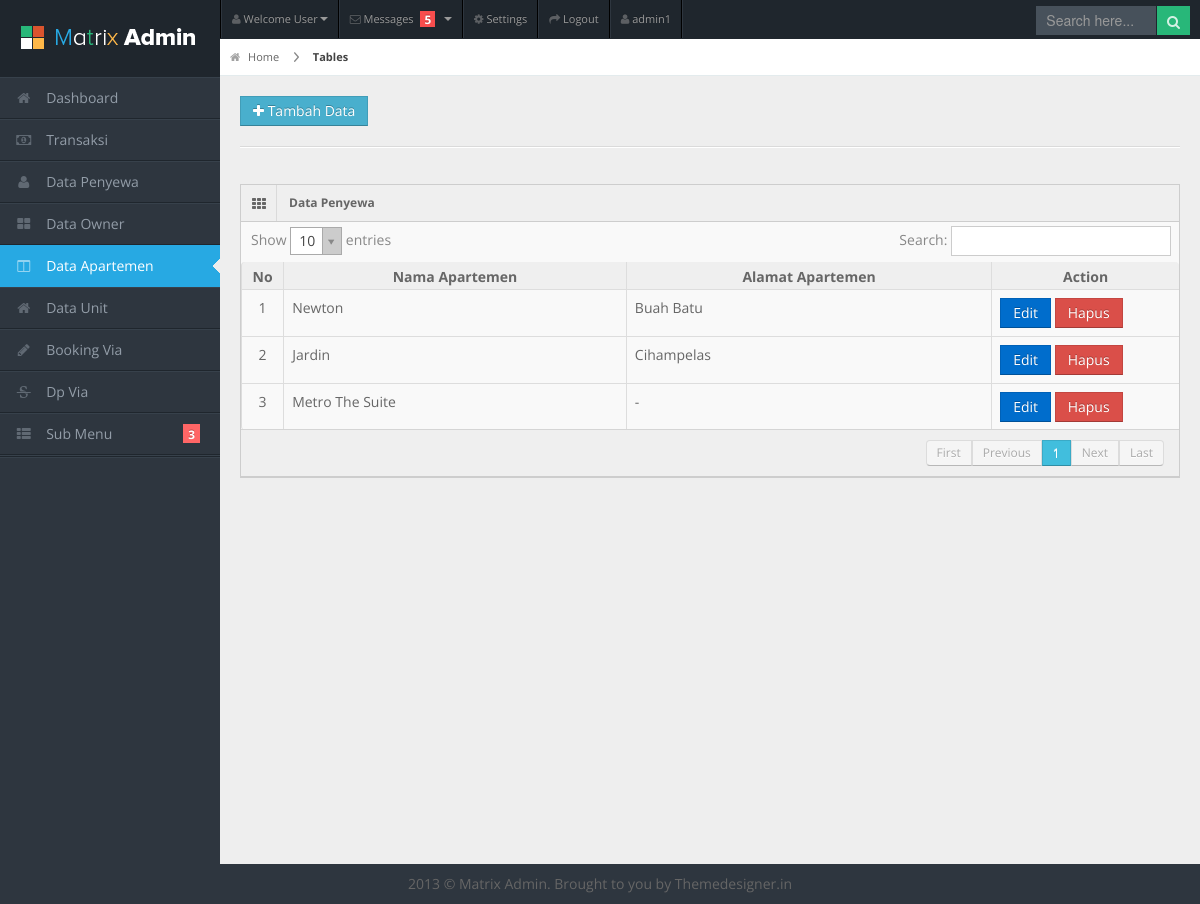
/apartemen.php (signed in), run on an earlier commit of the app's database.
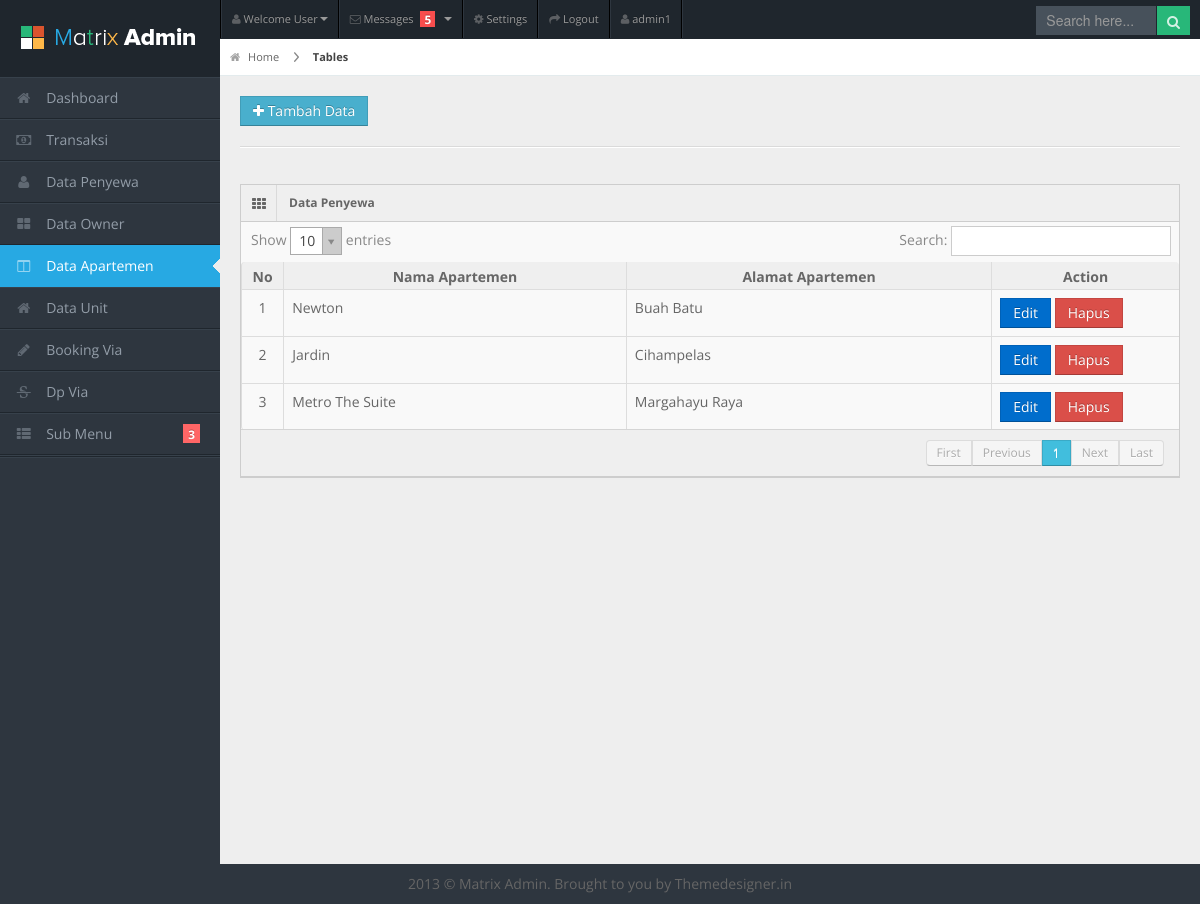
And on a later commit of the database.
### tables this page shows
CREATE TABLE `tb_apt` (
  `kd_apt` int(4) NOT NULL,
  `nama_apt` varchar(30) NOT NULL,
  `alamat_apt` varchar(50) NOT NULL
);

### proses/proses.php (called while the page is built, shortened)
<?php
class Proses{
  public function __construct(){
    $this->db = new PDO('mysql:host=localhost;dbname=db_keuangan_cozzal','root','');
  }
  public function showApartemen(){
	$sql = "SELECT * FROM tb_apt";
	$query = $this->db->query($sql);
	return $query;
  }
}
?>

### apartemen.php (the view, shortened to what this page needs)
<?php
  if(!isset($_SESSION['username'])) {
    header('location:login.php');
  }else {
    $username = $_SESSION['username'];
  }
  $thisPage = "Apartemen";
  include "template/head.php";
?>
<body>
<?php
  include "template/header.php";
  include "template/sidebar.php";
?>
<div id="content">
  <div id="content-header">
    <div id="breadcrumb"> <a href="#" title="Go to Home" class="tip-bottom"><i class="icon-home"></i> Home</a> <a href="#" class="current">Tables</a> </div>
    <a href="#popup-apartemen" data-toggle="modal" class="btn btn-info btn-add"><i class="icon-plus"></i> Tambah Data</a>
  </div>
  <div class="container-fluid">
    <hr>
    <div class="row-fluid">
      <div class="span12">
        <div class="widget-box">
          <div class="widget-title"> <span class="icon"><i class="icon-th"></i></span>
            <h5>Data Penyewa</h5>
          </div>
          <div class="widget-content nopadding">
            <table class="table table-bordered data-table">
              <thead>
                <tr>
                  <th class="span1">No</th>
                  <th>Nama Apartemen</th>
                  <th>Alamat Apartemen</th>
				  <th class="span3">Action</th>
                </tr>
              </thead>
              <tbody>
                <?php
				  require("proses/proses.php");
				  $Proses = new Proses();
				  $show = $Proses->showApartemen();
				  $i = 1;
				  while($data = $show->fetch(PDO::FETCH_OBJ)){
					echo "
					  <tr class=gradeC'>
					    <td style='text-align:center;'>$i</td>
					    <td>$data->nama_apt</td>
						<td>$data->alamat_apt</td>
						<td>
						    <a class='btn btn-primary' href='edit.php?edit_apt=$data->kd_apt'>Edit</a>
						    <a class='btn btn-danger' href='proses/proses_delete.php?delete_apt=$data->kd_apt'>Hapus</a>
						  </td>
					  </tr>";
					$i++;
				  };
				?>
              </tbody>
            </table>
          </div>
        </div>
      </div>
    </div>
  </div>
</div>
<div class="row-fluid">
  <div id="footer" class="span12"> 2013 &copy; Matrix Admin. Brought to you by <a href="http://themedesigner.in">Themedesigner.in</a> </div>
</div>
</body>
</html>

### template/head.php (shortened to what this page needs)
<!DOCTYPE html>
<html lang="id">
<head>
<link rel="stylesheet" href="css/bootstrap.min.css" />
<link rel="stylesheet" href="css/bootstrap-responsive.min.css" />
<link rel="stylesheet" href="css/fullcalendar.css" />
<link rel="stylesheet" href="css/uniform.css" />
<link rel="stylesheet" href="css/theme.css" />
<link rel="stylesheet" href="css/select2.css" />
<link rel="stylesheet" href="css/matrix-style.css" />
<link rel="stylesheet" href="css/matrix-media.css" />
<link href="font-awesome/css/font-awesome.css" rel="stylesheet" />
<link rel="stylesheet" href="css/jquery.gritter.css" />
</head>

### template/header.php (shortened to what this page needs)
<div id="header">
  <h1><a href="dashboard.html">Matrix Admin</a></h1>
</div>
<div id="user-nav" class="navbar navbar-inverse">
  <ul class="nav">
    <li  class="dropdown" id="profile-messages" ><a title="" href="#" data-toggle="dropdown" data-target="#profile-messages" class="dropdown-toggle"><i class="icon icon-user"></i>  <span class="text">Welcome User</span><b class="caret"></b></a>
    </li>
    <li class="dropdown" id="menu-messages"><a href="#" data-toggle="dropdown" data-target="#menu-messages" class="dropdown-toggle"><i class="icon icon-envelope"></i> <span class="text">Messages</span> <span class="label label-important">5</span> <b class="caret"></b></a>
    </li>
    <li class=""><a title="" href="#"><i class="icon icon-cog"></i> <span class="text">Settings</span></a></li>
	<li class=""><a title="" href="proses/proses_logout.php"><i class="icon icon-share-alt"></i> <span class="text"> Logout</span></a></li>
    <li class=""><a title="" href="#"><i class="icon icon-user"></i> <span class="text"> <?php echo $username;?></span></a></li>
  </ul>
</div>
<div id="search">
  <input type="text" placeholder="Search here..."/>
  <button type="submit" class="tip-bottom" title="Search"><i class="icon-search icon-white"></i></button>
</div>

### template/sidebar.php (shortened to what this page needs)
<div id="sidebar"><a href="#" class="visible-phone"><i class="icon icon-home"></i> Dashboard</a>
  <ul>
    <li <?php if($thisPage == "Dashboard") echo "class='active'"; ?>><a href="index.php"><i class="icon icon-home"></i> <span>Dashboard</span></a> </li>
	<li class="submenu <?php if($thisPage == "Transaksi") echo " active"; ?>"> <a href="transaksi.php"><i class="icon icon-money"></i> <span>Transaksi</span></a>
    </li>
	<li <?php if($thisPage == "Penyewa") echo "class='active'"; ?>><a href="penyewa.php"><i class="icon icon-user"></i> <span>Data Penyewa</span></a> </li>
    <li <?php if($thisPage == "Owner") echo "class='active'"; ?>><a href="owner.php"><i class="icon icon-th-large"></i> <span>Data Owner</span></a> </li>
    <li <?php if($thisPage == "Apartemen") echo "class='active'"; ?>><a href="apartemen.php"><i class="icon icon-columns"></i> <span>Data Apartemen</span></a> </li>
    <li <?php if($thisPage == "Unit") echo "class='active'"; ?>><a href="unit.php"><i class="icon icon-home"></i> <span>Data Unit</span></a> </li>
	<li <?php if($thisPage == "Booking_via") echo "class='active'"; ?>><a href="booking_via.php"><i class="icon icon-pencil"></i> <span>Booking Via</span></a> </li>
	<li <?php if($thisPage == "Dp_via") echo "class='active'"; ?>><a href="dp_via.php"><i class="icon icon-strikethrough"></i> <span>Dp Via</span></a> </li>
    <li class="submenu"> <a href="#"><i class="icon icon-th-list"></i> <span>Sub Menu</span> <span class="label label-important">3</span></a>
    </li>
	<li>
	</li>
  </ul>
</div>

### css/theme.css (style rules this page uses)
.btn-add { margin-left: 20px; margin-top: 20px; }

### css/matrix-media.css (style rules this page uses)
body { background:#2E363F; }
#header { background-color: #1f262d; margin-top:10px; }
#search input[type=text], #search button { background-color: #28b779; }
#sidebar > ul { border-bottom: 1px solid #37414b }
#sidebar > ul > li { border-top: 1px solid #37414b; border-bottom: 1px solid #1f262d; }
#sidebar > ul > li.active { background-color: #27a9e3; border-bottom: 1px solid #27a9e3; border-top: 1px solid #27a9e3; }
#sidebar > ul > li.active a { color:#fff; text-decoration:none; }
#sidebar > ul > li > a > .label { background-color:#F66; }
#search input[type=text] { background-color: #47515b; color: #fff; }

What changed in the data, as far as the page shows it:
changed tb_apt "Metro The Suite": alamat_apt "-" → "Margahayu Raya"
